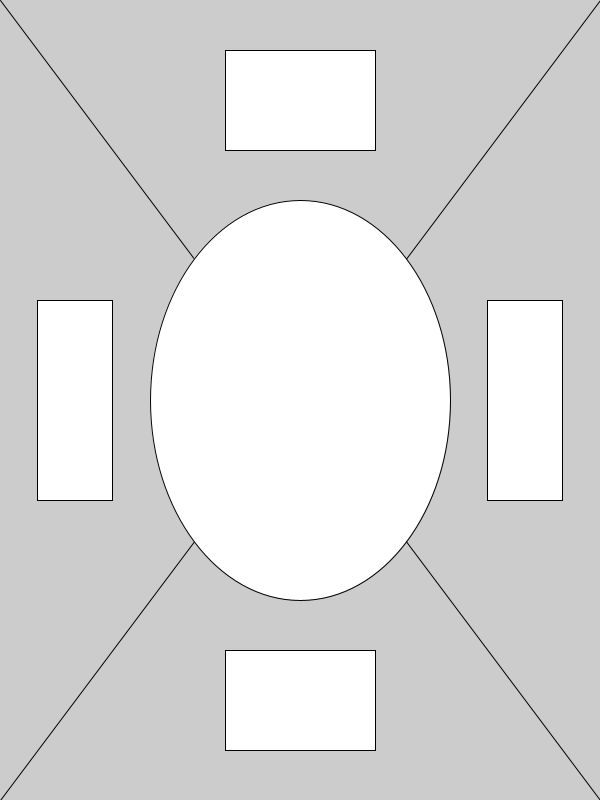
Frame 1 (no input)
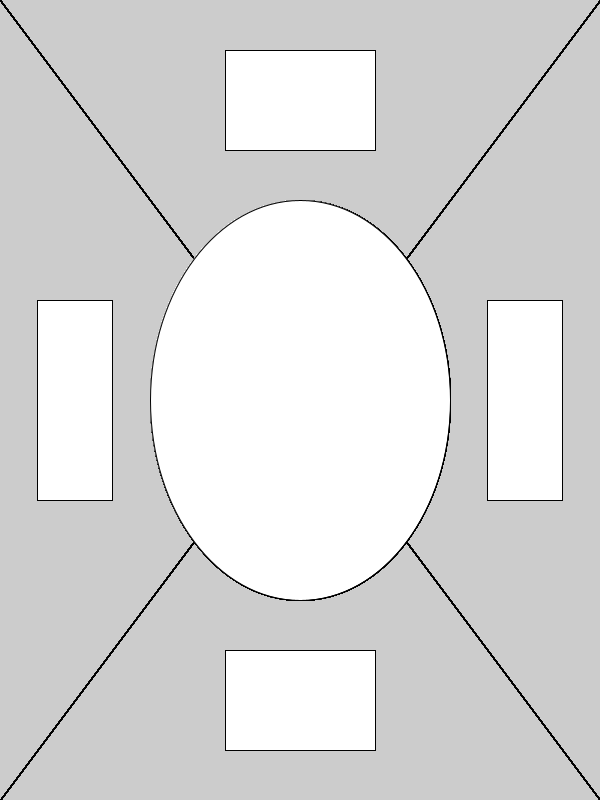
Frame 60 (the mouse pressed at the canvas centre just before this capture)
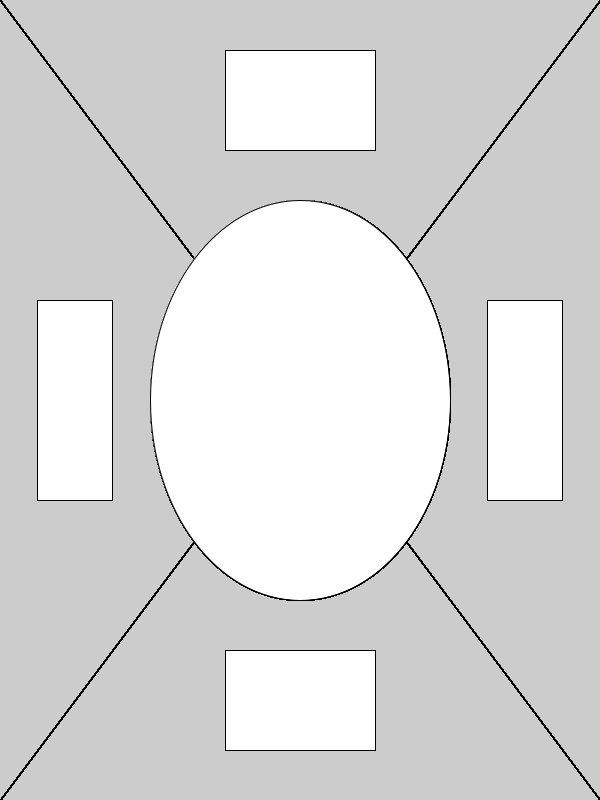
Frame 120 (the mouse held since frame 60 and released just before this capture)

The Processing sketch that drew these frames (run headless with seeded random() and noise(); from frame 60 on, the mouse is pressed at the canvas centre):

// Processing sketch: VariablesWarmup1
// ── VariablesWarmup1.pde
void setup() {
  size(600,800);
}
void draw() {
  line(0,0,width,height);
  line(0,height,width,0);
  ellipse(width/2,height/2,width/2,height/2);
  rectMode(CENTER);
  rect(width/8,height/2,width/8,height/4);
  rect(width*7/8,height/2,width/8,height/4);
  rect(width/2,height/8,width/4,height/8);
  rect(width/2,height*7/8,width/4,height/8);
}
